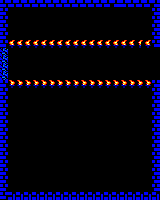

This is a level from a 2D game, rendered from its Tiled map with the project's own tilesets. A one-line summary and the complete map file follow:
An orthogonal 20x25 tile map with 8x8 px tiles, 1 tile layer (Capa de Patrones 1).

<map version="1.2" tiledversion="1.2.4" orientation="orthogonal" renderorder="right-down" width="20" height="25" tilewidth="8" tileheight="8" infinite="0" nextlayerid="2" nextobjectid="1">
 <tileset firstgid="1" source="sp.tsx" />
 <layer id="1" name="Capa de Patrones 1" width="20" height="25">
  <data encoding="csv">
17,17,17,17,17,17,17,17,17,17,17,17,17,17,16,17,17,17,17,16,
17,1,1,1,1,1,1,1,1,1,1,1,1,1,1,1,1,1,1,16,
17,1,1,1,1,1,1,1,1,1,1,1,1,1,1,1,1,1,1,16,
17,1,1,1,1,1,1,1,1,1,1,1,1,1,1,1,1,1,1,16,
17,1,1,1,1,1,1,1,1,1,1,1,1,1,1,1,1,1,1,16,
17,29,29,29,29,29,29,29,29,29,29,29,29,29,29,29,29,30,29,16,
11,1,1,1,1,1,1,1,1,1,1,1,1,1,1,1,1,1,1,1,
11,1,1,1,1,1,1,1,1,1,1,1,1,1,1,1,1,1,1,1,
11,1,1,1,1,1,1,1,1,1,1,1,1,1,1,1,1,1,1,1,
11,1,1,1,1,1,1,1,1,1,1,1,1,1,1,1,1,1,1,1,
17,32,32,32,32,32,32,32,32,32,32,32,32,32,32,32,32,32,32,16,
17,1,1,1,1,1,1,1,1,1,1,1,1,1,1,1,1,1,1,16,
17,1,1,1,1,1,1,1,1,1,1,1,1,1,1,1,1,1,1,16,
17,1,1,1,1,1,1,1,1,1,1,1,1,1,1,1,1,1,1,16,
17,1,1,1,1,1,1,1,1,1,1,1,1,1,1,1,1,1,1,16,
17,1,1,1,1,1,1,1,1,1,1,1,1,1,1,1,1,1,1,16,
17,1,1,1,1,1,1,1,1,1,1,1,1,1,1,1,1,1,1,16,
17,1,1,1,1,1,1,1,1,1,1,1,1,1,1,1,1,1,1,16,
17,1,1,1,1,1,1,1,1,1,1,1,1,1,1,1,1,1,1,16,
17,1,1,1,1,1,1,1,1,1,1,1,1,1,1,1,1,1,1,16,
17,1,1,1,1,1,1,1,1,1,1,1,1,1,1,1,1,1,1,16,
17,1,1,1,1,1,1,1,1,1,1,1,1,1,1,1,1,1,1,16,
17,1,1,1,1,1,1,1,1,1,1,1,1,1,1,1,1,1,1,16,
17,1,1,1,1,1,1,1,1,1,1,1,1,1,1,1,1,1,1,16,
17,19,19,19,19,19,19,19,19,19,19,19,19,19,19,19,19,19,19,19
</data>
 </layer>
</map>
